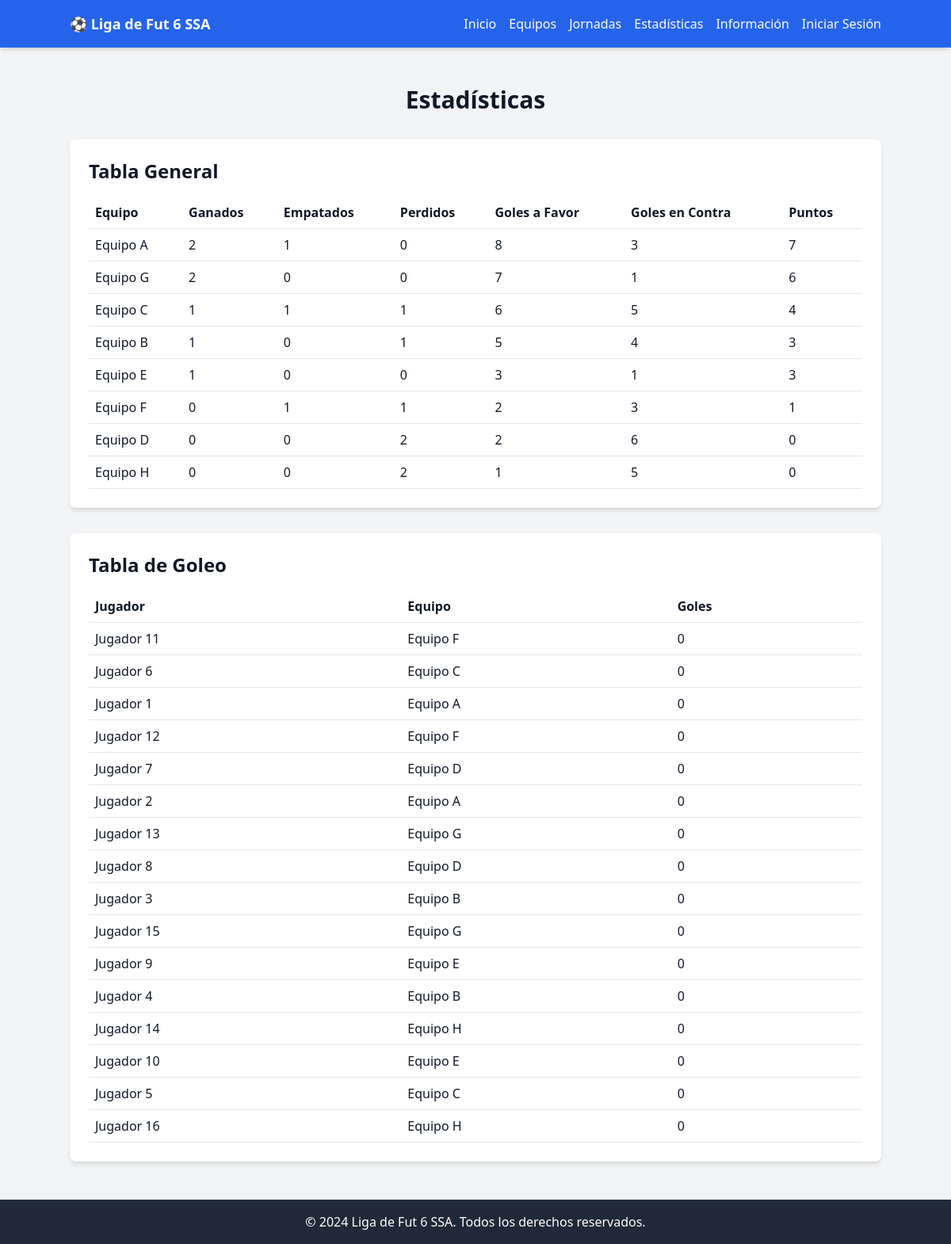
The page /estadisticas.php on the database its author committed.
### tables this page shows
CREATE TABLE IF NOT EXISTS tabla_general (
    id INT AUTO_INCREMENT PRIMARY KEY,
    equipo_id INT NOT NULL,
    partidos_ganados INT DEFAULT 0,
    partidos_empatados INT DEFAULT 0,
    partidos_perdidos INT DEFAULT 0,
    goles_favor INT DEFAULT 0,
    goles_contra INT DEFAULT 0,
    puntos INT DEFAULT 0,
    FOREIGN KEY (equipo_id) REFERENCES equipos (id) ON DELETE CASCADE
);

CREATE TABLE equipos (
    id INT AUTO_INCREMENT PRIMARY KEY,
    nombre VARCHAR(100) NOT NULL,
    imagen VARCHAR(255) NULL,
    created_at TIMESTAMP DEFAULT CURRENT_TIMESTAMP
);

CREATE TABLE IF NOT EXISTS jugadores (
    id INT AUTO_INCREMENT PRIMARY KEY,
    nombre VARCHAR(100) NOT NULL,
    posicion ENUM(
        'Portero',
        'Defensa',
        'Mediocampista',
        'Delantero'
    ) NOT NULL,
    equipo_id INT NOT NULL,
    numero_camisa INT NOT NULL,
    goles INT DEFAULT 0,
    FOREIGN KEY (equipo_id) REFERENCES equipos (id) ON DELETE CASCADE
);

### estadisticas.php (the view, shortened to what this page needs)
<?php
try {
    $pdo = new PDO('mysql:host=localhost;dbname=fut6_liga', 'root', '');
    $pdo->setAttribute(PDO::ATTR_ERRMODE, PDO::ERRMODE_EXCEPTION);
} catch (PDOException $e) {
    die("Error en la conexión a la base de datos: " . $e->getMessage());
}
$tabla_general = $pdo->query('SELECT equipos.nombre, tabla_general.* FROM tabla_general JOIN equipos ON tabla_general.equipo_id = equipos.id ORDER BY puntos DESC')->fetchAll(PDO::FETCH_ASSOC);
$tabla_goleo = $pdo->query('SELECT jugadores.nombre, equipos.nombre as equipo_nombre, jugadores.goles FROM jugadores JOIN equipos ON jugadores.equipo_id = equipos.id ORDER BY goles DESC')->fetchAll(PDO::FETCH_ASSOC);
?>
<!DOCTYPE html>
<html lang="es">
<head>
    <script src="https://cdn.tailwindcss.com"></script>
</head>
<body class="bg-gray-100 text-gray-900">
    <nav class="bg-blue-600 text-white p-4 shadow-md">
        <div class="container mx-auto flex justify-between items-center">
            <div class="text-white text-lg font-bold">⚽ Liga de Fut 6 SSA</div>
            <ul class="flex space-x-4">
                <li><a href="index.php" class="hover:text-blue-300">Inicio</a></li>
                <li><a href="equipos.php" class="hover:text-blue-300">Equipos</a></li>
                <li><a href="jornadas.php" class="hover:text-blue-300">Jornadas</a></li>
                <li><a href="estadisticas.php" class="hover:text-blue-300">Estadísticas</a></li>
                <li><a href="informacion.php" class="hover:text-blue-300">Información</a></li>
                <?php if (isset($_SESSION['user_id'])): ?>
                <li><a href="logout.php" class="hover:text-blue-300">Cerrar Sesión</a></li>
                <?php else: ?>
                <li><a href="login.php" class="hover:text-blue-300">Iniciar Sesión</a></li>
                <?php endif; ?>
            </ul>
        </div>
    </nav>
    <div class="container mx-auto mt-12">
        <h2 class="text-3xl font-bold mb-8 text-center">Estadísticas</h2>
        <div class="bg-white p-6 rounded-lg shadow-md mb-8">
            <h3 class="text-2xl font-bold mb-4">Tabla General</h3>
            <table class="w-full text-left border-collapse">
                <thead>
                    <tr>
                        <th class="border-b p-2">Equipo</th>
                        <th class="border-b p-2">Ganados</th>
                        <th class="border-b p-2">Empatados</th>
                        <th class="border-b p-2">Perdidos</th>
                        <th class="border-b p-2">Goles a Favor</th>
                        <th class="border-b p-2">Goles en Contra</th>
                        <th class="border-b p-2">Puntos</th>
                    </tr>
                </thead>
                <tbody>
                    <?php foreach ($tabla_general as $fila): ?>
                    <tr>
                        <td class="border-b p-2"><?php echo htmlspecialchars($fila['nombre']); ?></td>
                        <td class="border-b p-2"><?php echo htmlspecialchars($fila['partidos_ganados']); ?></td>
                        <td class="border-b p-2"><?php echo htmlspecialchars($fila['partidos_empatados']); ?></td>
                        <td class="border-b p-2"><?php echo htmlspecialchars($fila['partidos_perdidos']); ?></td>
                        <td class="border-b p-2"><?php echo htmlspecialchars($fila['goles_favor']); ?></td>
                        <td class="border-b p-2"><?php echo htmlspecialchars($fila['goles_contra']); ?></td>
                        <td class="border-b p-2"><?php echo htmlspecialchars($fila['puntos']); ?></td>
                    </tr>
                    <?php endforeach; ?>
                </tbody>
            </table>
        </div>
        <div class="bg-white p-6 rounded-lg shadow-md mb-8">
            <h3 class="text-2xl font-bold mb-4">Tabla de Goleo</h3>
            <table class="w-full text-left border-collapse">
                <thead>
                    <tr>
                        <th class="border-b p-2">Jugador</th>
                        <th class="border-b p-2">Equipo</th>
                        <th class="border-b p-2">Goles</th>
                    </tr>
                </thead>
                <tbody>
                    <?php foreach ($tabla_goleo as $fila): ?>
                    <tr>
                        <td class="border-b p-2"><?php echo htmlspecialchars($fila['nombre']); ?></td>
                        <td class="border-b p-2"><?php echo htmlspecialchars($fila['equipo_nombre']); ?></td>
                        <td class="border-b p-2"><?php echo htmlspecialchars($fila['goles']); ?></td>
                    </tr>
                    <?php endforeach; ?>
                </tbody>
            </table>
        </div>
    </div>
    <footer class="bg-gray-800 text-white p-4 text-center mt-12">
        <p>&copy; 2024 Liga de Fut 6 SSA. Todos los derechos reservados.</p>
    </footer>
</body>
</html>

### rows shown on the page
tabla_general: equipo.nombre "Equipo A", partidos_ganados "2", partidos_empatados "1", partidos_perdidos "0", goles_favor "8", goles_contra "3", puntos "7"
tabla_general: equipo.nombre "Equipo G", partidos_ganados "2", partidos_empatados "0", partidos_perdidos "0", goles_favor "7", goles_contra "1", puntos "6"
tabla_general: equipo.nombre "Equipo C", partidos_ganados "1", partidos_empatados "1", partidos_perdidos "1", goles_favor "6", goles_contra "5", puntos "4"
tabla_general: equipo.nombre "Equipo B", partidos_ganados "1", partidos_empatados "0", partidos_perdidos "1", goles_favor "5", goles_contra "4", puntos "3"
tabla_general: equipo.nombre "Equipo E", partidos_ganados "1", partidos_empatados "0", partidos_perdidos "0", goles_favor "3", goles_contra "1", puntos "3"
tabla_general: equipo.nombre "Equipo F", partidos_ganados "0", partidos_empatados "1", partidos_perdidos "1", goles_favor "2", goles_contra "3", puntos "1"
tabla_general: equipo.nombre "Equipo D", partidos_ganados "0", partidos_empatados "0", partidos_perdidos "2", goles_favor "2", goles_contra "6", puntos "0"
tabla_general: equipo.nombre "Equipo H", partidos_ganados "0", partidos_empatados "0", partidos_perdidos "2", goles_favor "1", goles_contra "5", puntos "0"
jugadores: nombre "Jugador 11", equipo.nombre "Equipo F", goles "0"
jugadores: nombre "Jugador 6", equipo.nombre "Equipo C", goles "0"
jugadores: nombre "Jugador 1", equipo.nombre "Equipo A", goles "0"
jugadores: nombre "Jugador 12", equipo.nombre "Equipo F", goles "0"
jugadores: nombre "Jugador 7", equipo.nombre "Equipo D", goles "0"
jugadores: nombre "Jugador 2", equipo.nombre "Equipo A", goles "0"
jugadores: nombre "Jugador 13", equipo.nombre "Equipo G", goles "0"
jugadores: nombre "Jugador 8", equipo.nombre "Equipo D", goles "0"
jugadores: nombre "Jugador 3", equipo.nombre "Equipo B", goles "0"
jugadores: nombre "Jugador 15", equipo.nombre "Equipo G", goles "0"
jugadores: nombre "Jugador 9", equipo.nombre "Equipo E", goles "0"
jugadores: nombre "Jugador 4", equipo.nombre "Equipo B", goles "0"
jugadores: nombre "Jugador 14", equipo.nombre "Equipo H", goles "0"
jugadores: nombre "Jugador 10", equipo.nombre "Equipo E", goles "0"
jugadores: nombre "Jugador 5", equipo.nombre "Equipo C", goles "0"
jugadores: nombre "Jugador 16", equipo.nombre "Equipo H", goles "0"
